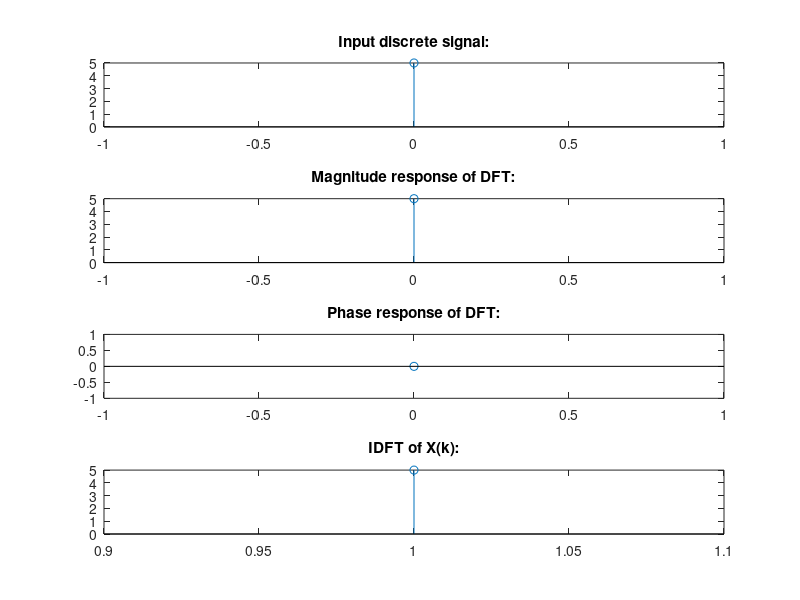

The MATLAB script that drew this image:
clc;
clear all;
close all;

% declare and initialize variables
x=input("Enter the sequence:\n");
N=length(x);
X=zeros(N,1);

for k=0:(N-1)
    for n=0:(N-1)
        X(k+1) = X(k+1)+x(n+1)*exp(-j*2*pi*n*k/N);
    end
end
disp('DFT is: ');
n=0:N-1;
X

subplot(411)
stem(n,x)
title("Input discrete signal:")

%grid on;
subplot(412)
stem(n,abs(X))
title("Magnitude response of DFT:")

subplot(413)
stem(n,angle(X))
title("Phase response of DFT:")



% IDFT

Y=zeros(N,1);

for n=0:(N-1)
    for k=0:(N-1)
        Y(n+1) = Y(n+1)+X(k+1)*(1/N)*exp(j*2*pi*n*k/N);
    end
end
disp("IDFT is:")
Y
subplot(414)
stem(abs(Y))
title("IDFT of X(k):")



